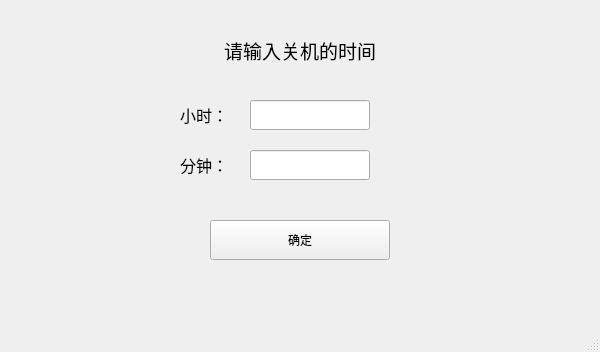
<?xml version="1.0" encoding="UTF-8"?>
<ui version="4.0">
 <class>ShutDown</class>
 <widget class="QMainWindow" name="ShutDown">
  <property name="geometry">
   <rect>
    <x>0</x>
    <y>0</y>
    <width>600</width>
    <height>352</height>
   </rect>
  </property>
  <property name="windowTitle">
   <string>ShutDown</string>
  </property>
  <widget class="QWidget" name="centralwidget">
   <widget class="QLabel" name="label_title">
    <property name="geometry">
     <rect>
      <x>175</x>
      <y>30</y>
      <width>250</width>
      <height>40</height>
     </rect>
    </property>
    <property name="font">
     <font>
      <pointsize>14</pointsize>
     </font>
    </property>
    <property name="text">
     <string>请输入关机的时间</string>
    </property>
    <property name="alignment">
     <set>Qt::AlignCenter</set>
    </property>
   </widget>
   <widget class="QLabel" name="label_hour">
    <property name="geometry">
     <rect>
      <x>180</x>
      <y>100</y>
      <width>60</width>
      <height>30</height>
     </rect>
    </property>
    <property name="font">
     <font>
      <pointsize>12</pointsize>
     </font>
    </property>
    <property name="text">
     <string>小时：</string>
    </property>
   </widget>
   <widget class="QLineEdit" name="lineEdit_hour">
    <property name="geometry">
     <rect>
      <x>250</x>
      <y>100</y>
      <width>120</width>
      <height>30</height>
     </rect>
    </property>
   </widget>
   <widget class="QLabel" name="label_minute">
    <property name="geometry">
     <rect>
      <x>180</x>
      <y>150</y>
      <width>60</width>
      <height>30</height>
     </rect>
    </property>
    <property name="font">
     <font>
      <pointsize>12</pointsize>
     </font>
    </property>
    <property name="text">
     <string>分钟：</string>
    </property>
   </widget>
   <widget class="QLineEdit" name="lineEdit_minute">
    <property name="geometry">
     <rect>
      <x>250</x>
      <y>150</y>
      <width>120</width>
      <height>30</height>
     </rect>
    </property>
   </widget>
   <widget class="QPushButton" name="pushButton">
    <property name="geometry">
     <rect>
      <x>210</x>
      <y>220</y>
      <width>180</width>
      <height>40</height>
     </rect>
    </property>
    <property name="text">
     <string>确定</string>
    </property>
   </widget>
  </widget>
  <widget class="QMenuBar" name="menubar">
   <property name="geometry">
    <rect>
     <x>0</x>
     <y>0</y>
     <width>600</width>
     <height>30</height>
    </rect>
   </property>
  </widget>
  <widget class="QStatusBar" name="statusbar"/>
 </widget>
 <resources/>
 <connections/>
</ui>
